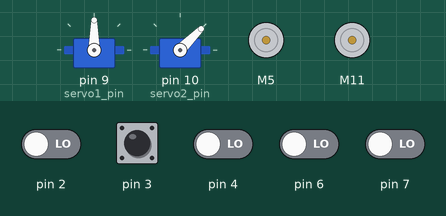
Recording of a sketch running on a simulated Arduino Uno, built with avr-gcc and run on an emulated ATmega328P. Parts: 2 × servo, 2 × DC motor (green arrow = forward, orange = backward, longer = faster). The inputs (shaded band) are chosen by the test bench; at power-on: pin 2–4, pin 6, pin 7 LOW.

Above: at 1.2 s.
1.3 s: pin 3 pulsed HIGH 5 times (0.12 s each, 0.3 s apart)
At 1.72 s:
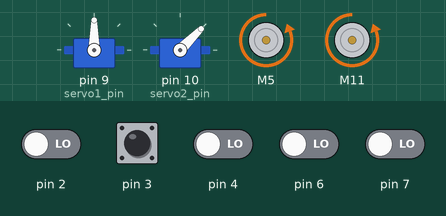
4.3 s: pin 3 driven HIGH and pin 4 driven HIGH
At 5.8 s:
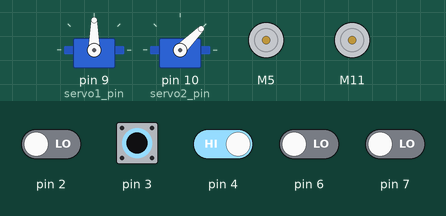
Timing chart, 0 to 7.3 s (numbered marks = the images above; inputs shaded):
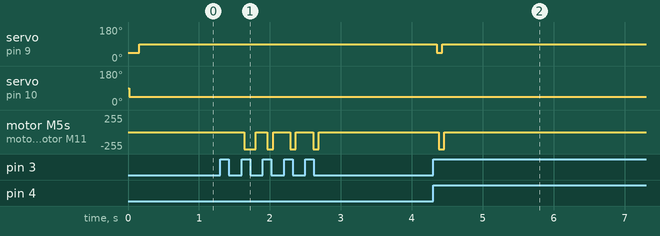

The sketch:

RC_cytron_1.ino
```cpp
#include <Servo.h> // include the servo library to control the servos
#include "CytronMotorDriver.h"

// Configure the motor driver.
CytronMD motor1(PWM_DIR, 5, 8);  // PWM 1 = Pin 3, DIR 1 = Pin 4.
CytronMD motor2(PWM_DIR, 11, 13); // PWM 2 = Pin 9, DIR 2 = Pin 10.

Servo servo1;   // name each servo output for use with the servo library
Servo servo2;

unsigned long now;                        // timing variables to update data at a regular interval
unsigned long rc_update;
const int channels = 4;                   // specify the number of receiver channels
float RC_in[channels];                    // an array to store the calibrated input from receiver

const int servo1_pin = 9;  // identify the pins that each servo signal wire is connected to
const int servo2_pin = 10;

int servo1_uS;      // variables to store the pulse widths to be sent to the servo
int servo2_uS;
int servo3_uS;
int servo4_uS;

void setup() {
    servo1.attach(servo1_pin, 500, 2500); // attach the servo library to each servo pin, and define min and max uS values
    servo2.attach(servo2_pin, 500, 2500);
    setup_pwmRead();
    Serial.begin(9600);
}

void loop() {

    now = millis();

    if(RC_avail() || now - rc_update > 25){   // if RC data is available or 25ms has passed since last update (adjust to be equal or greater than the frame rate of receiver)

      rc_update = now;

//      print_RCpwm();                        // uncommment to print raw data from receiver to serial

      for (int i = 0; i<channels; i++){       // run through each RC channel
        int CH = i+1;

        RC_in[i] = RC_decode(CH);             // decode receiver channel and apply failsafe

        //print_decimal2percentage(RC_in[i]);   // uncomment to print calibrated receiver input (+-100%) to serial
      }
      //Serial.println();                       // uncomment when printing calibrated receiver input to serial.
    }
    servo1_uS = RC_in[0]*1000;
    servo2_uS = RC_in[1]*1000;
    servo3_uS = RC_in[2]*1000;
    servo4_uS = RC_in[3]*1000;
//    Serial.print("S1 ");
//    Serial.println(servo1_uS);
//    Serial.print("S2 ");
//    Serial.println(servo2_uS);
//    Serial.print("S3 ");
//    Serial.println(servo3_uS);
//    Serial.print("S4 ");
//    Serial.println(servo4_uS);
    servo1_uS = map(servo1_uS,  -1000, 1000, -255, 255);
    servo2_uS = map(servo2_uS,  -1000, 1000, -255, 255);
    servo3_uS = map(servo3_uS,  -1000, 1000, 0, 90);
    servo4_uS = map(servo4_uS,  -1000, 1000, 0, 90);
//    Serial.print("S1 ");
//    Serial.println(servo1_uS);
//    Serial.print("S2 ");
//    Serial.println(servo2_uS);
//    Serial.print("S3 ");
//    Serial.println(servo3_uS);
//    Serial.print("S4 ");
//    Serial.println(servo4_uS);
    servo1.write(servo3_uS);
    delay(15);
    servo2.write(servo4_uS);
    delay(15);
    motor1.setSpeed(servo2_uS);   // Motor 1 runs forward at 50% speed.
    motor2.setSpeed(servo2_uS); //ok  // Motor 2 runs backward at 50% speed.
    delay(50);
}
```

Source omitted: pwmread_rcfailsafe.ino (24899 bytes)

Measured:
- after the input at 4.3 s, servo on pin 9 (servo1_pin): 90° → 45° after 0.05 s, → 90° 0.08 s later; motor M5, motor M11: stopped → backward 255/255 after 0.08 s, → stopped 0.08 s later
